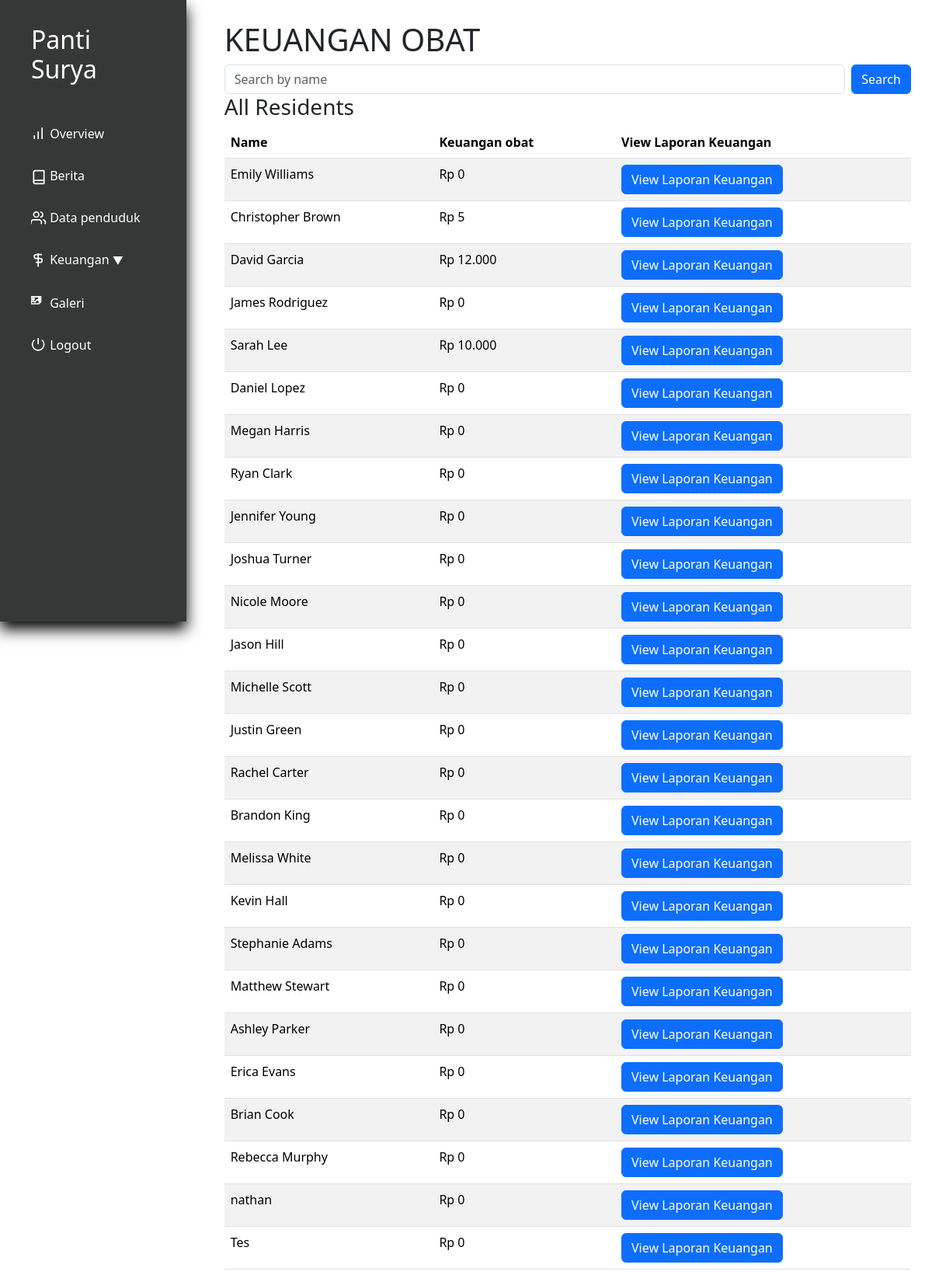
/keuangan_obat.php (signed in), run on the app's committed database.
### tables this page shows
CREATE TABLE `penduduk` (
  `id` int(11) NOT NULL,
  `nama` varchar(250) NOT NULL,
  `alamat` varchar(100) NOT NULL,
  `tanggal_masuk` date DEFAULT NULL,
  `email` varchar(200) DEFAULT NULL,
  `notelp` varchar(15) NOT NULL,
  `keuangan_pondokkan` int(11) NOT NULL,
  `keuangan_tabungan` int(11) NOT NULL,
  `keuangan_obat` int(11) NOT NULL,
  `keuangan_total` int(11) NOT NULL,
  `profile_picture` varchar(100) NOT NULL,
  `KTP` longblob NOT NULL,
  `KK` longblob NOT NULL,
  `BPJS` longblob NOT NULL,
  `keuangan_deposit` int(11) NOT NULL
);

### utils.php (called while the page is built, shortened)
<?php
class myDB
{
    private $host = "localhost";
    private $username = "root";
    private $password = "";
    private $database = "pantisurya";
    private $db;
    function __construct()
    {
        if ($this->db == null) {
            try {
                $this->db = new PDO("mysql:host=$this->host;dbname=$this->database", $this->username, $this->password);
                $this->db->setAttribute(PDO::ATTR_ERRMODE, PDO::ERRMODE_EXCEPTION);
            } catch (PDOException $e) {
                echo "Connection failed: " . $e->getMessage();
            }
        }
    }
    public function prepare($query)
    {
        return $this->db->prepare($query);
    }
    function formatRupiah($number) {
        return 'Rp ' . number_format($number, 0, ',', '.');
    }
}

### keuangan_obat.php (the view, shortened to what this page needs)
<?php
require "utils.php";
$db = new myDB();
$stmt_all_residents = $db->prepare("SELECT * FROM penduduk");
$stmt_all_residents->execute();
$residents = $stmt_all_residents->fetchAll(PDO::FETCH_ASSOC);
?>
<!DOCTYPE html>
<html lang="en">
<head>
    <?php include "layout/stylejquerynbs5.php" ?>
    <link rel="stylesheet" href="layout/indexstyle.css">
</head>
<body>
    <div class="app">
        <div class="dashboard">
            <?php include 'nav.php'?>
            <div class="main">
                <h1>KEUANGAN OBAT</h1>
                <div class="search-bar">
                    <form method="POST" class="d-flex">
                        <input type="text" name="search" placeholder="Search by name" class="form-control me-2">
                        <button type="submit" class="btn btn-primary">Search</button>
                    </form>
                </div>
                <div class="residents-table">
                    <h3>All Residents</h3>
                    <table class="table table-striped">
                        <thead>
                            <tr>
                                <th>Name</th>
                                <th>Keuangan obat</th>
                                <th>View Laporan Keuangan</th>
                            </tr>
                        </thead>
                        <tbody>
                            <?php foreach($residents as $resident): ?>
                            <tr>
                                <td><?php echo $resident['nama']; ?></td>
                                <td><?php echo $db->formatRupiah($resident['keuangan_obat']); ?></td>
                                <td><button onclick="window.location.href='laporanobat.php?id=<?php echo $resident['id']; ?>'" class="btn btn-primary">View Laporan Keuangan</button></td>
                            </tr>
                            <?php endforeach; ?>
                        </tbody>
                    </table>
                </div>
            </div>
        </div>
    </div>
</body>
</html>

### layout/indexstyle.css (style rules this page uses)
* { box-sizing: border-box; margin: 0; padding: 0; }
.dashboard { display: flex; flex-direction: row; gap: 1.7rem; }
.main { width: 80%; min-height: 100vh; padding: 1.7rem; padding-bottom: 0; }

### data on the page
penduduk: nama "Emily Williams", keuangan_obat "Rp 0"
penduduk: nama "Christopher Brown", keuangan_obat "Rp 5"
penduduk: nama "David Garcia", keuangan_obat "Rp 12.000"
penduduk: nama "James Rodriguez", keuangan_obat "Rp 0"
penduduk: nama "Sarah Lee", keuangan_obat "Rp 10.000"
penduduk: nama "Daniel Lopez", keuangan_obat "Rp 0"
penduduk: nama "Megan Harris", keuangan_obat "Rp 0"
penduduk: nama "Ryan Clark", keuangan_obat "Rp 0"
penduduk: nama "Jennifer Young", keuangan_obat "Rp 0"
penduduk: nama "Joshua Turner", keuangan_obat "Rp 0"
penduduk: nama "Nicole Moore", keuangan_obat "Rp 0"
penduduk: nama "Jason Hill", keuangan_obat "Rp 0"
penduduk: nama "Michelle Scott", keuangan_obat "Rp 0"
penduduk: nama "Justin Green", keuangan_obat "Rp 0"
penduduk: nama "Rachel Carter", keuangan_obat "Rp 0"
penduduk: nama "Brandon King", keuangan_obat "Rp 0"
penduduk: nama "Melissa White", keuangan_obat "Rp 0"
penduduk: nama "Kevin Hall", keuangan_obat "Rp 0"
penduduk: nama "Stephanie Adams", keuangan_obat "Rp 0"
penduduk: nama "Matthew Stewart", keuangan_obat "Rp 0"
penduduk: nama "Ashley Parker", keuangan_obat "Rp 0"
penduduk: nama "Erica Evans", keuangan_obat "Rp 0"
penduduk: nama "Brian Cook", keuangan_obat "Rp 0"
penduduk: nama "Rebecca Murphy", keuangan_obat "Rp 0"
penduduk: nama "nathan", keuangan_obat "Rp 0"
penduduk: nama "Tes", keuangan_obat "Rp 0"
